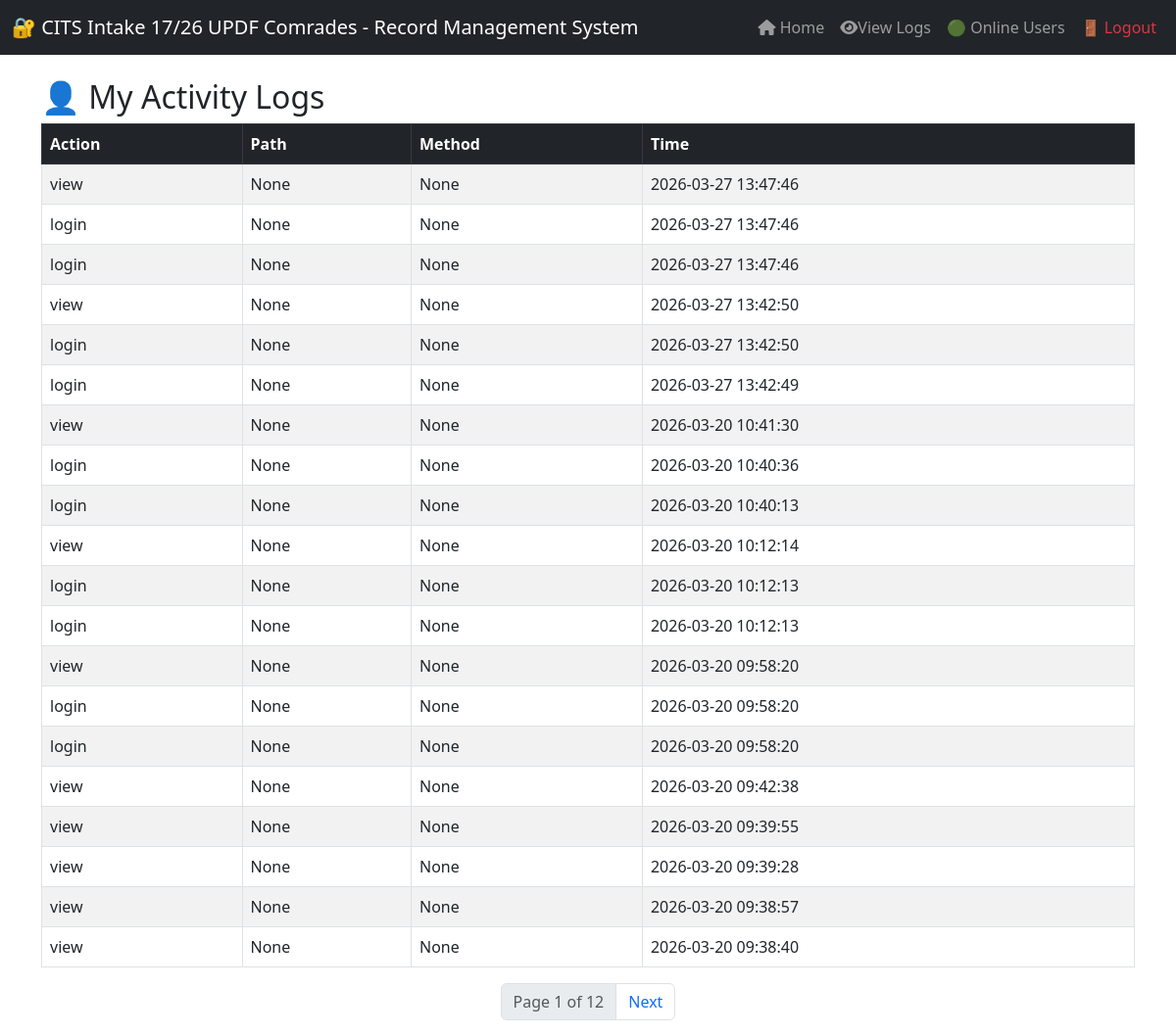
Screenshot of /my-activity/ (signed in) with the database file from the repository.
### DBMS/models.py (models this page shows, shortened)
class UserActivity(models.Model):
    ACTION_CHOICES = [
        ('create', 'Create'),
        ('update', 'Update'),
        ('delete', 'Delete'),
        ('login', 'Login'),
        ('logout', 'Logout'),
        ('other', 'Other'),
    ]
    user = models.ForeignKey(User, on_delete=models.CASCADE)
    action = models.CharField(max_length=10, choices=ACTION_CHOICES)
    model_name = models.CharField(max_length=100)
    object_id = models.CharField(max_length=100, blank=True, null=True)
    description = models.TextField()
    timestamp = models.DateTimeField(auto_now_add=True)
    path = models.CharField(max_length=255, blank=True, null=True)
    method = models.CharField(max_length=10, blank=True, null=True)
    ip_address = models.GenericIPAddressField(blank=True, null=True)

### DBMS/views.py (the view)
# urls.py: path('my-activity/', views.my_activity_view, name='my_activity'),
@login_required
def my_activity_view(request):
    logs = UserActivity.objects.filter(user=request.user).order_by('-timestamp')
    paginator = Paginator(logs, 20)
    page = request.GET.get('page')
    logs = paginator.get_page(page)
    return render(request, 'my_activity.html', {'logs': logs})

### DBMS/templates/my_activity.html (shortened to what this page needs)
{% extends 'base.html' %}
{% block content %}
<h2>👤 My Activity Logs</h2>
<table class="table table-bordered table-striped">
    <thead class="table-dark">
        <tr>
            <th>Action</th>
            <th>Path</th>
            <th>Method</th>
            <th>Time</th>
        </tr>
    </thead>
    <tbody>
        {% for log in logs %}
        <tr>
            <td>{{ log.action }}</td>
            <td>{{ log.path }}</td>
            <td>{{ log.method }}</td>
            <td>{{ log.timestamp|date:"Y-m-d H:i:s" }}</td>
        </tr>
        {% empty %}
        <tr><td colspan="4" class="text-center">No logs found.</td></tr>
        {% endfor %}
    </tbody>
</table>
<nav>
  <ul class="pagination justify-content-center">
    <li class="page-item disabled"><a class="page-link">Page {{ logs.number }} of {{ logs.paginator.num_pages }}</a></li>
    {% if logs.has_next %}
      <li class="page-item"><a class="page-link" href="?page={{ logs.next_page_number }}">Next</a></li>
    {% endif %}
  </ul>
</nav>
{% endblock %}

### DBMS/templates/base.html (shortened to what this page needs)
<!DOCTYPE html>
<html lang="en">
<head>
  <link href="https://cdn.jsdelivr.net/npm/bootstrap@5.3.0/dist/css/bootstrap.min.css" rel="stylesheet">
  <link href="https://cdnjs.cloudflare.com/ajax/libs/font-awesome/6.4.0/css/all.min.css" rel="stylesheet">
</head>
<body>
<nav class="navbar navbar-expand-lg navbar-dark bg-dark">
  <div class="container-fluid">
    <span class="navbar-brand">🔐 CITS Intake 17/26 UPDF Comrades - Record Management System</span>
    <div class="collapse navbar-collapse">
      <ul class="navbar-nav ms-auto">
        {% if user.is_authenticated %}
          {% if user.is_superuser %}
            <li class="nav-item"><a class="nav-link"  href="{% url 'home' %}" class="btn btn-primary btn-sm me-2"><i class="fa fa-home"></i> Home</a></li>
            <li class="nav-item"><a class="nav-link"  href="{% url 'daily_updates' %}" class="btn btn-primary btn-sm me-2"><i class="fa fa-eye"></i>View Logs</a></li>
            <li class="nav-item"><a class="nav-link" href="{% url 'online_users' %}">🟢 Online Users</a></li>
            {% endif %}
          <li class="nav-item"><a class="nav-link text-danger" href="{% url 'logout' %}">🚪 Logout</a></li>
        {% endif %}
      </ul>
    </div>
  </div>
</nav>
<div class="container mt-4">
  {% block content %}{% endblock %}
</div>
</body>
</html>

### rows the page displays
UserActivity: action "view", path "None", method "None", timestamp "2026-03-27 13:47:46"
UserActivity: action "login", path "None", method "None", timestamp "2026-03-27 13:47:46"
UserActivity: action "login", path "None", method "None", timestamp "2026-03-27 13:47:46"
UserActivity: action "view", path "None", method "None", timestamp "2026-03-27 13:42:50"
UserActivity: action "login", path "None", method "None", timestamp "2026-03-27 13:42:50"
UserActivity: action "login", path "None", method "None", timestamp "2026-03-27 13:42:49"
UserActivity: action "view", path "None", method "None", timestamp "2026-03-20 10:41:30"
UserActivity: action "login", path "None", method "None", timestamp "2026-03-20 10:40:36"
UserActivity: action "login", path "None", method "None", timestamp "2026-03-20 10:40:13"
UserActivity: action "view", path "None", method "None", timestamp "2026-03-20 10:12:14"
UserActivity: action "login", path "None", method "None", timestamp "2026-03-20 10:12:13"
UserActivity: action "login", path "None", method "None", timestamp "2026-03-20 10:12:13"
UserActivity: action "view", path "None", method "None", timestamp "2026-03-20 09:58:20"
UserActivity: action "login", path "None", method "None", timestamp "2026-03-20 09:58:20"
UserActivity: action "login", path "None", method "None", timestamp "2026-03-20 09:58:20"
UserActivity: action "view", path "None", method "None", timestamp "2026-03-20 09:42:38"
UserActivity: action "view", path "None", method "None", timestamp "2026-03-20 09:39:55"
UserActivity: action "view", path "None", method "None", timestamp "2026-03-20 09:39:28"
UserActivity: action "view", path "None", method "None", timestamp "2026-03-20 09:38:57"
UserActivity: action "view", path "None", method "None", timestamp "2026-03-20 09:38:40"

### other values shown
{{ logs.number }} "1"
{{ logs.paginator.num_pages }} "12"
